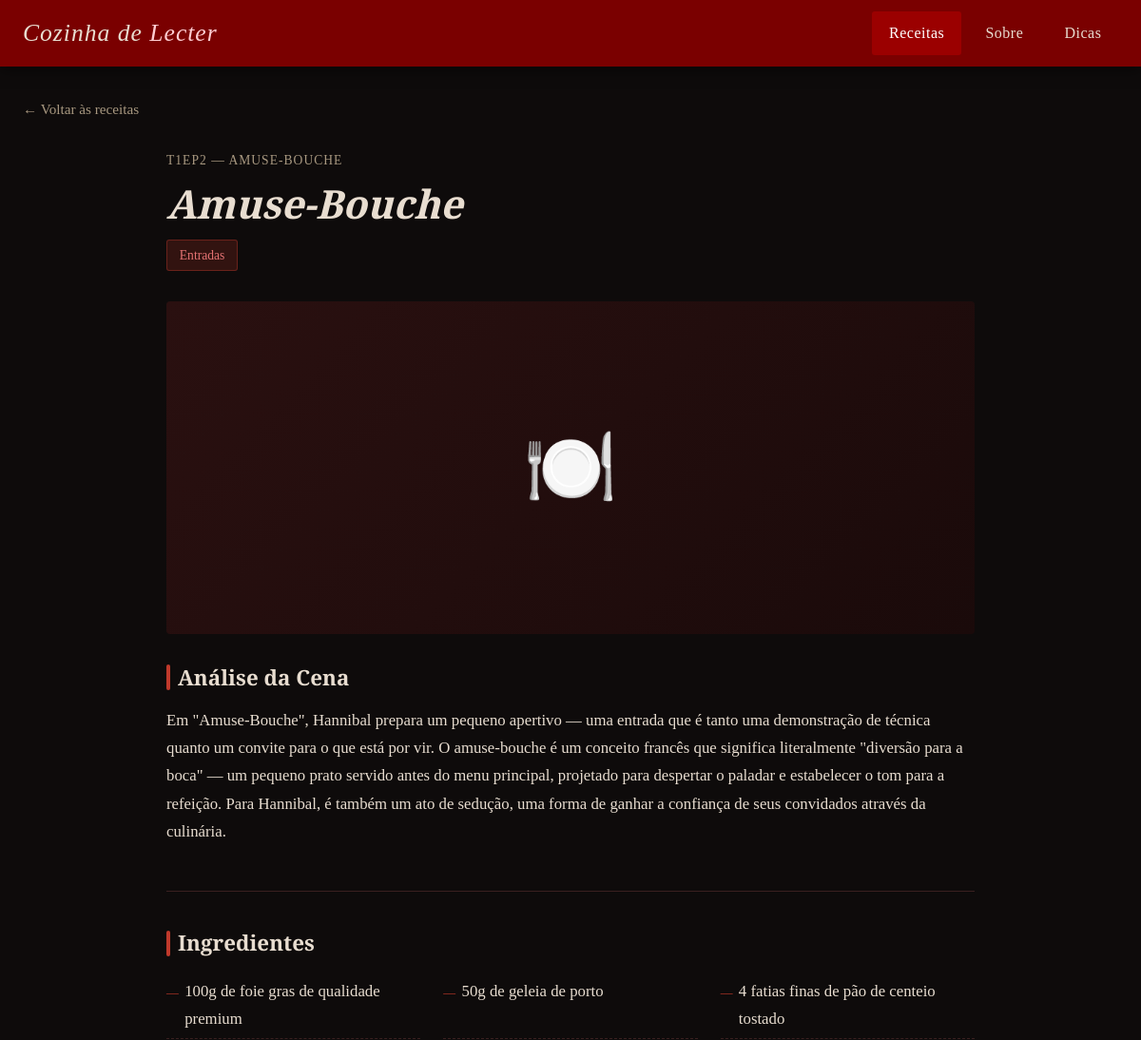
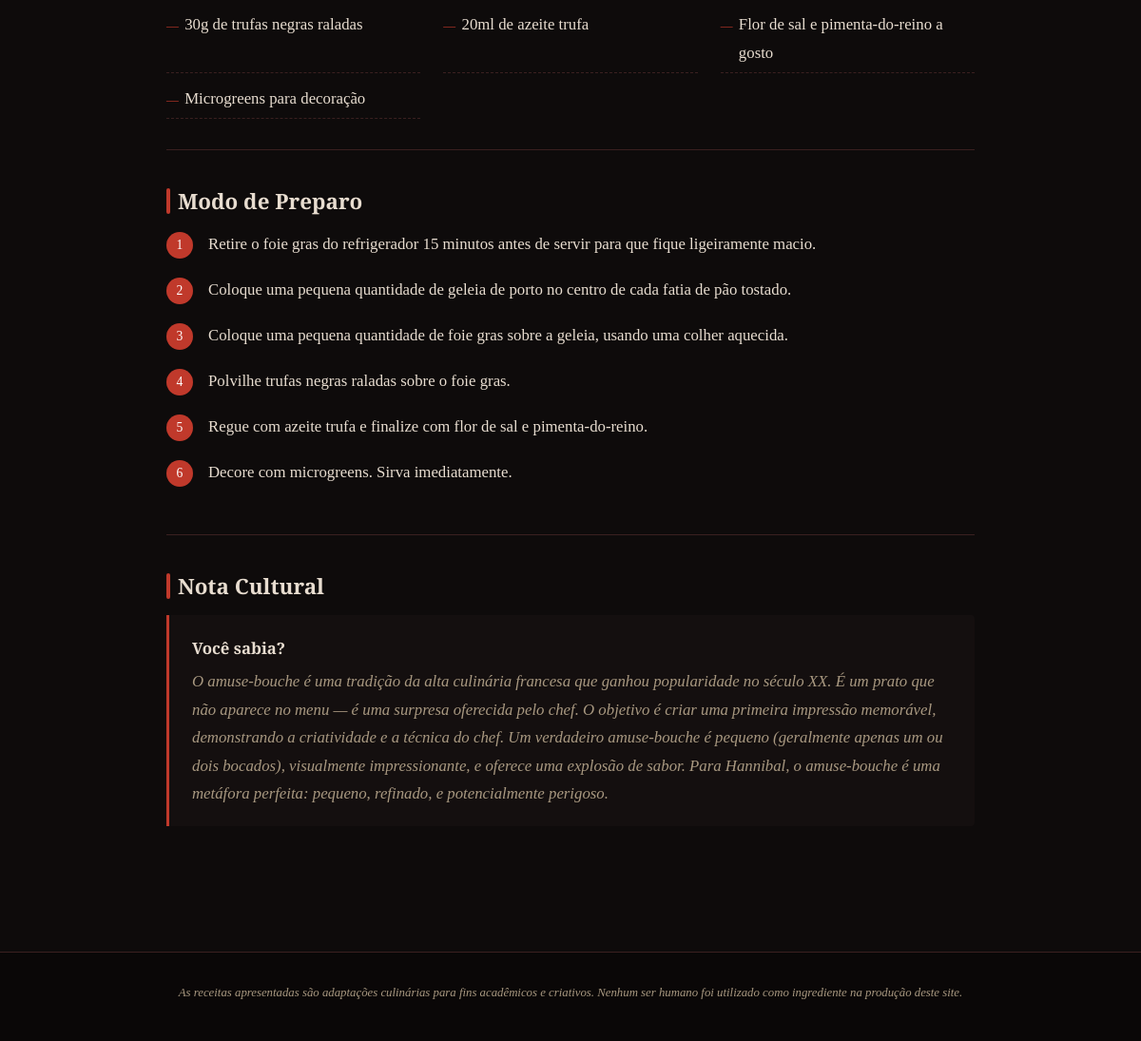
Screenshot of /receita.php?id=2 with the database file from the repository (2 pictures, top to bottom).
### tables this page shows
CREATE TABLE IF NOT EXISTS receitas (
    id INT AUTO_INCREMENT PRIMARY KEY,
    episodio VARCHAR(100) NOT NULL,
    titulo VARCHAR(200) NOT NULL,
    categoria VARCHAR(50) NOT NULL,
    imagem VARCHAR(255),
    descricao LONGTEXT NOT NULL,
    curiosidade LONGTEXT NOT NULL,
    criado_em TIMESTAMP DEFAULT CURRENT_TIMESTAMP
);

### receita.php (the view, shortened to what this page needs)
<?php
require 'php/conexao.php';
$idReceita = isset($_GET['id']) ? intval($_GET['id']) : 0;
$stmt = $pdo->prepare("SELECT * FROM receitas WHERE id = ?");
$stmt->execute([$idReceita]);
$receita = $stmt->fetch();
$ingredientes = [];
if ($receita) {
    $stmt = $pdo->prepare("SELECT descricao FROM ingredientes WHERE receita_id = ? ORDER BY ordem");
    $stmt->execute([$idReceita]);
    $ingredientes = $stmt->fetchAll(PDO::FETCH_COLUMN);
}
$passos = [];
if ($receita) {
    $stmt = $pdo->prepare("SELECT descricao FROM passos_preparo WHERE receita_id = ? ORDER BY ordem");
    $stmt->execute([$idReceita]);
    $passos = $stmt->fetchAll(PDO::FETCH_COLUMN);
}
?>
<!DOCTYPE html>
<html lang="pt-BR">
<head>
    <link rel="stylesheet" href="css/style.css">
</head>
<body>
    <?php include 'php/header.php'; ?>
    <main class="conteudo-principal">
        <div class="container">
            <?php if ($receita): ?>
                <a href="index.php" class="btn-voltar">← Voltar às receitas</a>
                <article class="pagina-receita">
                    <header class="receita-header">
                        <span class="episodio"><?= htmlspecialchars($receita['episodio']) ?></span>
                        <h1><?= htmlspecialchars($receita['titulo']) ?></h1>
                        <span class="categoria">
                            <?php
                            $labels = [
                                'entradas' => 'Entradas',
                                'sopas' => 'Sopas & Caldos',
                                'pratos-principais' => 'Pratos Principais',
                                'frutos-do-mar' => 'Frutos do Mar',
                                'sobremesas' => 'Sobremesas'
                            ];
                            echo $labels[$receita['categoria']] ?? ucfirst($receita['categoria']);
                            ?>
                        </span>
                    </header>
                    <?php if ($receita['imagem']): ?>
                        <img src="<?= htmlspecialchars($receita['imagem']) ?>"
                             alt="<?= htmlspecialchars($receita['titulo']) ?>"
                             class="receita-img-principal">
                    <?php else: ?>
                        <div class="receita-img-placeholder">🍽️</div>
                    <?php endif; ?>
                    <section class="receita-secao">
                        <h2>Análise da Cena</h2>
                        <p><?= nl2br(htmlspecialchars($receita['descricao'])) ?></p>
                    </section>
                    <section class="receita-secao">
                        <h2>Ingredientes</h2>
                        <?php if (count($ingredientes) > 0): ?>
                            <ul class="lista-ingredientes">
                                <?php foreach ($ingredientes as $ingrediente): ?>
                                    <li><?= htmlspecialchars($ingrediente) ?></li>
                                <?php endforeach; ?>
                            </ul>
                        <?php else: ?>
                            <p style="color: var(--cor-texto-suave);">Nenhum ingrediente cadastrado.</p>
                        <?php endif; ?>
                    </section>
                    <section class="receita-secao">
                        <h2>Modo de Preparo</h2>
                        <?php if (count($passos) > 0): ?>
                            <ol class="lista-passos">
                                <?php foreach ($passos as $passo): ?>
                                    <li><?= htmlspecialchars($passo) ?></li>
                                <?php endforeach; ?>
                            </ol>
                        <?php else: ?>
                            <p style="color: var(--cor-texto-suave);">Nenhum passo cadastrado.</p>
                        <?php endif; ?>
                    </section>
                    <section class="receita-secao">
                        <h2>Nota Cultural</h2>
                        <div class="bloco-curiosidade">
                            <strong>Você sabia?</strong>
                            <?= nl2br(htmlspecialchars($receita['curiosidade'])) ?>
                        </div>
                    </section>
                </article>
            <?php endif; ?>
        </div>
    </main>
    <?php include 'php/footer.php'; ?>
</body>
</html>

### css/style.css (style rules this page uses)
:root { --cor-fundo: #0e0b0b; --cor-fundo-card: #1a1212; --cor-fundo-alt: #140f0f; --cor-menu: #7a0000; --cor-menu-hover: #9b0000; --cor-destaque: #c0392b; --cor-texto: #e8ddd0; --cor-texto-suave: #a89880; --cor-borda: #3a2020; --fonte-titulo: 'Playfair Display', Georgia, serif; --fonte-corpo: 'EB Garamond', 'Times New Roman', serif; --altura-menu: 70px; --transicao: 0.3s ease; }
* { margin: 0; padding: 0; box-sizing: border-box; }
html { scroll-behavior: smooth; }
body { background-color: var(--cor-fundo); color: var(--cor-texto); font-family: var(--fonte-corpo); font-size: 1.05rem; line-height: 1.75; min-height: 100vh; }
a { color: var(--cor-destaque); text-decoration: none; transition: color var(--transicao); }
h1, h2, h3, h4, h5 { font-family: var(--fonte-titulo); font-weight: 700; line-height: 1.25; color: var(--cor-texto); }
h1 { font-size: 2.6rem; }
h2 { font-size: 2rem; }
p { margin-bottom: 1rem; }
.container { max-width: 1200px; margin: 0 auto; padding: 0 1.5rem; }
.conteudo-principal { padding-top: calc(var(--altura-menu) + 30px); padding-bottom: 60px; min-height: calc(100vh - var(--altura-menu)); }
.pagina-receita { max-width: 850px; margin: 0 auto; }
.receita-header { margin-bottom: 2rem; }
.receita-header .episodio { font-size: 0.85rem; color: var(--cor-texto-suave); text-transform: uppercase; letter-spacing: 1px; display: block; margin-bottom: 0.5rem; }
.receita-header h1 { font-style: italic; margin-bottom: 0.75rem; }
.receita-header .categoria { display: inline-block; background-color: rgba(192, 57, 43, 0.2); border: 1px solid rgba(192, 57, 43, 0.4); color: #e57373; font-size: 0.85rem; padding: 0.2rem 0.8rem; border-radius: 3px; }
.receita-img-placeholder { width: 100%; height: 350px; background: linear-gradient(135deg, #2a1010, #1a0a0a); display: flex; align-items: center; justify-content: center; font-size: 5rem; color: var(--cor-borda); border-radius: 4px; margin-bottom: 2rem; }
.receita-secao { margin-bottom: 2.5rem; padding-bottom: 2rem; border-bottom: 1px solid var(--cor-borda); }
.receita-secao:last-child { border-bottom: none; }
.receita-secao h2 { font-size: 1.4rem; margin-bottom: 1rem; display: flex; align-items: center; gap: 0.5rem; }
.receita-secao h2::before { content: ''; display: inline-block; width: 4px; height: 1.2em; background-color: var(--cor-destaque); border-radius: 2px; }
.lista-ingredientes { list-style: none; display: grid; grid-template-columns: repeat(auto-fill, minmax(220px, 1fr)); gap: 0.4rem 1.5rem; }
.lista-ingredientes li { padding: 0.35rem 0; border-bottom: 1px dashed var(--cor-borda); display: flex; align-items: baseline; gap: 0.4rem; }
.lista-ingredientes li::before { content: '—'; color: var(--cor-destaque); font-size: 0.8rem; flex-shrink: 0; }
.lista-passos { list-style: none; counter-reset: passo-contador; }
.lista-passos li { counter-increment: passo-contador; display: flex; gap: 1rem; margin-bottom: 1.1rem; align-items: flex-start; }
.lista-passos li::before { content: counter(passo-contador); background-color: var(--cor-destaque); color: #fff; font-family: var(--fonte-titulo); font-size: 0.85rem; min-width: 28px; height: 28px; border-radius: 50%; display: flex; align-items: center; justify-content: center; flex-shrink: 0; margin-top: 0.15rem; }
.bloco-curiosidade { background-color: var(--cor-fundo-alt); border-left: 3px solid var(--cor-destaque); padding: 1.25rem 1.5rem; border-radius: 0 4px 4px 0; font-style: italic; color: var(--cor-texto-suave); }
.bloco-curiosidade strong { display: block; font-style: normal; color: var(--cor-texto); margin-bottom: 0.4rem; font-family: var(--fonte-titulo); }
.btn-voltar { display: inline-flex; align-items: center; gap: 0.4rem; color: var(--cor-texto-suave); font-size: 0.95rem; margin-bottom: 1.75rem; transition: color var(--transicao); }

### rows the page displays
receitas: episodio "T1EP2 — AMUSE-BOUCHE", titulo "Amuse-Bouche", categoria "Entradas", descricao "Em \"Amuse-Bouche\", Hannibal prepara um pequeno apertivo — uma entrada que é tanto uma demonstração de técnica quanto um convite para o que está por vir. O amuse-bouche é um conceito francês que significa literalmente \"diversão para a boca\" — um pequeno prato servido antes do menu principal, projetado para despertar o paladar e estabelecer o tom para a refeição. Para Hannibal, é também um ato de sedução, uma forma de ganhar a confiança de seus convidados através da culinária.", curiosidade "O amuse-bouche é uma tradição da alta culinária francesa que ganhou popularidade no século XX. É um prato que não aparece no menu — é uma surpresa oferecida pelo chef. O objetivo é criar uma primeira impressão memorável, demonstrando a criatividade e a técnica do chef. Um verdadeiro amuse-bouche é pequeno (geralmente apenas um ou dois bocados), visualmente impressionante, e oferece uma explosão de sabor. Para Hannibal, o amuse-bouche é uma metáfora perfeita: pequeno, refinado, e potencialmente perigoso."

### other values shown
$ingrediente "100g de foie gras de qualidade premium"
$ingrediente "50g de geleia de porto"
$ingrediente "4 fatias finas de pão de centeio tostado"
$ingrediente "30g de trufas negras raladas"
$ingrediente "20ml de azeite trufa"
$ingrediente "Flor de sal e pimenta-do-reino a gosto"
$ingrediente "Microgreens para decoração"
$passo "Retire o foie gras do refrigerador 15 minutos antes de servir para que fique ligeiramente macio."
$passo "Coloque uma pequena quantidade de geleia de porto no centro de cada fatia de pão tostado."
$passo "Coloque uma pequena quantidade de foie gras sobre a geleia, usando uma colher aquecida."
$passo "Polvilhe trufas negras raladas sobre o foie gras."
$passo "Regue com azeite trufa e finalize com flor de sal e pimenta-do-reino."
$passo "Decore com microgreens. Sirva imediatamente."
